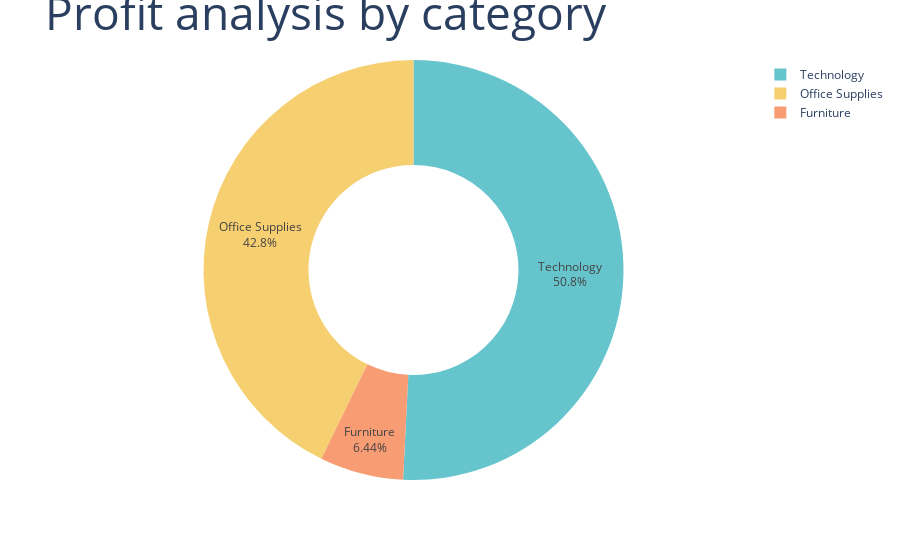

Notebook source saved alongside this figure:
### Code cell
Profit_by_category=data.groupby('Category')['Profit'].sum().reset_index()
fig=px.pie(Profit_by_category, values='Profit', names='Category', hole=0.5, color_discrete_sequence=px.colors.qualitative.Pastel)
fig.update_traces(textposition="inside", textinfo="percent+label")
fig.update_layout(title_text="Profit analysis by category", title_font=dict(size=46))
fig.show()

### Figure 1 — Plotly figure (JSON) as saved in the notebook; plotly's stock layout.template omitted (floating-point values rounded to 4 significant figures)
{"data": [{"domain": {"x": [0, 1], "y": [0, 1]}, "hole": 0.5, "hovertemplate": "Category=%{label}<br>Profit=%{value}<extra></extra>", "labels": ["Furniture", "Office Supplies", "Technology"], "legendgroup": "", "name": "", "showlegend": true, "textinfo": "percent+label", "textposition": "inside", "type": "pie", "values": [18450.0, 122500.0, 145500.0]}], "layout": {"autosize": true, "legend": {"tracegroupgap": 0}, "margin": {"t": 60}, "piecolorway": ["rgb(102, 197, 204)", "rgb(246, 207, 113)", "rgb(248, 156, 116)", "rgb(220, 176, 242)", "rgb(135, 197, 95)", "rgb(158, 185, 243)", "rgb(254, 136, 177)", "rgb(201, 219, 116)", "rgb(139, 224, 164)", "rgb(180, 151, 231)", "rgb(179, 179, 179)"], "title": {"font": {"size": 46}, "text": "Profit analysis by category"}}}
